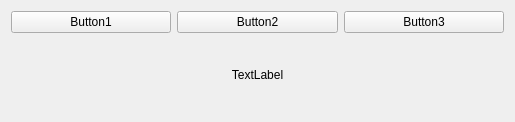
<?xml version="1.0" encoding="UTF-8"?>
<ui version="4.0">
 <class>Form</class>
 <widget class="QWidget" name="Form">
  <property name="geometry">
   <rect>
    <x>0</x>
    <y>0</y>
    <width>515</width>
    <height>122</height>
   </rect>
  </property>
  <property name="windowTitle">
   <string>Form</string>
  </property>
  <layout class="QVBoxLayout" name="verticalLayout">
   <item>
    <layout class="QHBoxLayout" name="horizontalLayout">
     <item>
      <widget class="QPushButton" name="pushButton">
       <property name="text">
        <string>Button1</string>
       </property>
      </widget>
     </item>
     <item>
      <widget class="QPushButton" name="pushButton_2">
       <property name="text">
        <string>Button2</string>
       </property>
      </widget>
     </item>
     <item>
      <widget class="QPushButton" name="pushButton_3">
       <property name="text">
        <string>Button3</string>
       </property>
      </widget>
     </item>
    </layout>
   </item>
   <item>
    <widget class="QLabel" name="label">
     <property name="text">
      <string>TextLabel</string>
     </property>
     <property name="scaledContents">
      <bool>false</bool>
     </property>
     <property name="alignment">
      <set>Qt::AlignCenter</set>
     </property>
    </widget>
   </item>
  </layout>
 </widget>
 <tabstops>
  <tabstop>pushButton</tabstop>
  <tabstop>pushButton_2</tabstop>
  <tabstop>pushButton_3</tabstop>
 </tabstops>
 <resources/>
 <connections/>
</ui>
